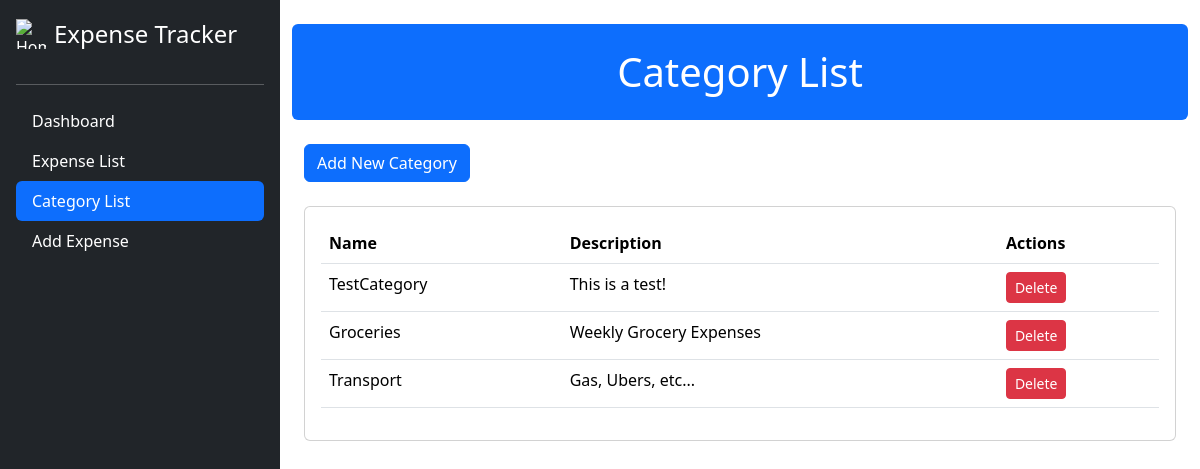
The page /categories on the database as committed earlier.
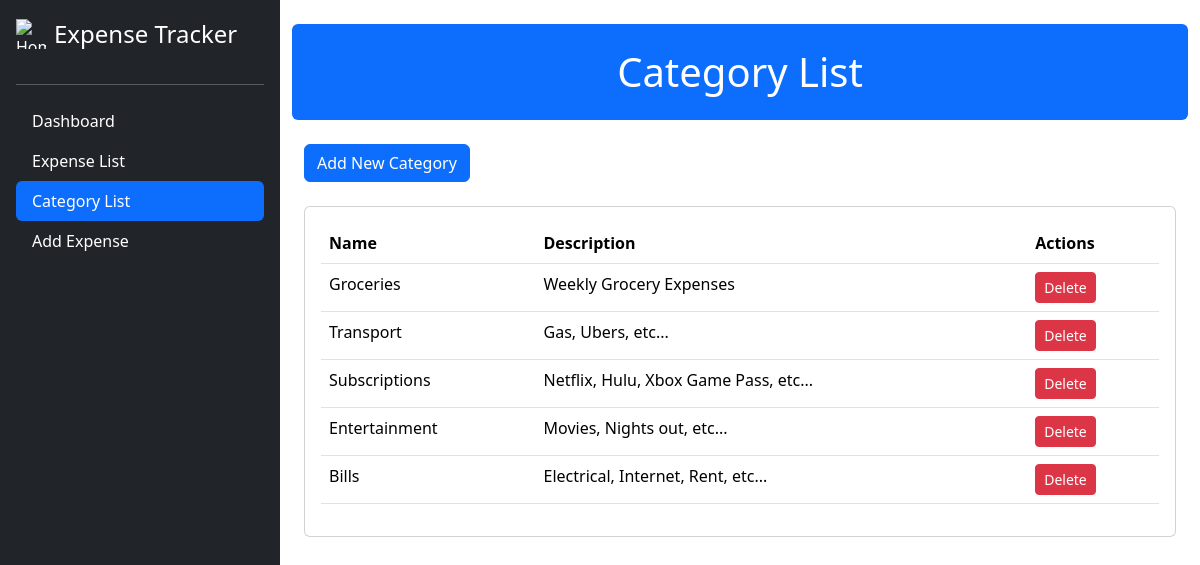
The same page on the database as committed later.
### models.py (models this page shows, shortened)
class Category(db.Model):
    id = db.Column(db.Integer, primary_key=True)
    name = db.Column(db.String(50), nullable=False, unique=True)
    description = db.Column(db.String(200))
    expense = db.relationship('Expenses', backref='category', lazy=True)

### routes.py (the view)
@main.route('/categories')
def categories():
    categories = Category.query.all()
    return flask.render_template('categories.html', categories=categories)

### templates/categories.html (shortened to what this page needs)
{% extends 'base.html' %}
{% block body %}
    <div class="container mt-4">
        <div class="row mb-4">
            <div class="col-12">
                <div class="p-4 bg-primary text-white rounded">
                    <h1 class="text-center mb-0">Category List</h1>
                </div>
            </div>
        </div>
        <div class="container">
            <div class="row mb-4">
                <div class="col">
                    <button type="button" class="btn btn-primary" data-bs-toggle="modal"
                            data-bs-target="#addCategoryModal">
                        Add New Category
                    </button>
                </div>
            </div>
            <div class="card">
                <div class="card-body">
                    <div class="table-responsive">
                        <table class="table">
                            <thead>
                            <tr>
                                <th>Name</th>
                                <th>Description</th>
                                <th>Actions</th>
                            </tr>
                            </thead>
                            <tbody>
                            {% for category in categories %}
                                <tr>
                                    <td>{{ category.name }}</td>
                                    <td>{{ category.description }}</td>
                                    <td>
                                        <form action="{{ url_for('main.delete_category', id=category.id) }}"
                                              method="POST" method="POST" class="d-inline"
                                              onsubmit="return confirm('Are you sure you want to delete this category? All expenses currently in this category will be unassigned.');">
                                            <button type="submit" class="btn btn-danger btn-sm">Delete</button>
                                        </form>
                                    </td>
                                </tr>
                            {% endfor %}
                            </tbody>
                        </table>
                    </div>
                </div>
            </div>
        </div>
    </div>
{% endblock %}

Rows that differ between the two databases and show on the page:
removed Category: name "TestCategory", description "This is a test!"
added Category: name "Subscriptions", description "Netflix, Hulu, Xbox Game Pass, etc..."
added Category: name "Entertainment", description "Movies, Nights out, etc..."
added Category: name "Bills", description "Electrical, Internet, Rent, etc..."
